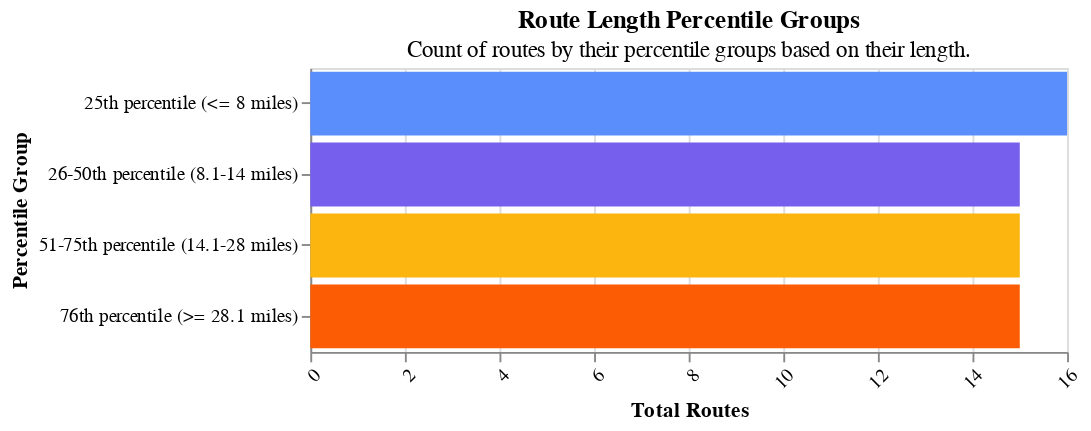

Notebook source saved alongside this figure:
### Markdown cell above
### Service Area

### Code cell
try:
    display(_report_operator_visuals.percentile_routes_chart(route_df))
except:
    pass

### Figure 1 — Vega-Lite specification as saved in the notebook (floating-point values rounded to 4 significant figures)
{"config": {"view": {"continuousWidth": 300, "continuousHeight": 300}}, "layer": [{"mark": {"type": "bar"}, "encoding": {"color": {"field": "Percentile Group", "legend": null, "scale": {"range": ["#5b8efd", "#765fec", "#fcb40e", "#fc5c04", "#dd217d", "#ccbb44"]}, "title": "Percentile Group", "type": "nominal"}, "tooltip": [{"field": "Percentile Group", "type": "nominal"}, {"field": "Total Routes", "type": "quantitative"}], "x": {"axis": {"format": "", "labelAngle": -45}, "field": "Total Routes", "title": "Total Routes", "type": "quantitative"}, "y": {"field": "Percentile Group", "title": "Percentile Group", "type": "nominal"}}}], "data": {"name": "data-314ac94f66e96800c260ddc5b9d5d48d"}, "height": 150, "title": {"text": "Route Length Percentile Groups", "subtitle": "Count of routes by their percentile groups based on their length."}, "width": 400, "$schema": "https://vega.github.io/schema/vega-lite/v5.20.1.json", "datasets": {"data-314ac94f66e96800c260ddc5b9d5d48d": [{"Percentile Group": "25th percentile (<= 8 miles)", "Route Length Percentile Groups": "25th percentile", "Total Routes": 16}, {"Percentile Group": "26-50th percentile (8.1-14 miles)", "Route Length Percentile Groups": "50th percentile", "Total Routes": 15}, {"Percentile Group": "51-75th percentile (14.1-28 miles)", "Route Length Percentile Groups": "< 75th percentile", "Total Routes": 15}, {"Percentile Group": "76th percentile (>= 28.1 miles)", "Route Length Percentile Groups": "> 75th percentile", "Total Routes": 15}]}}
